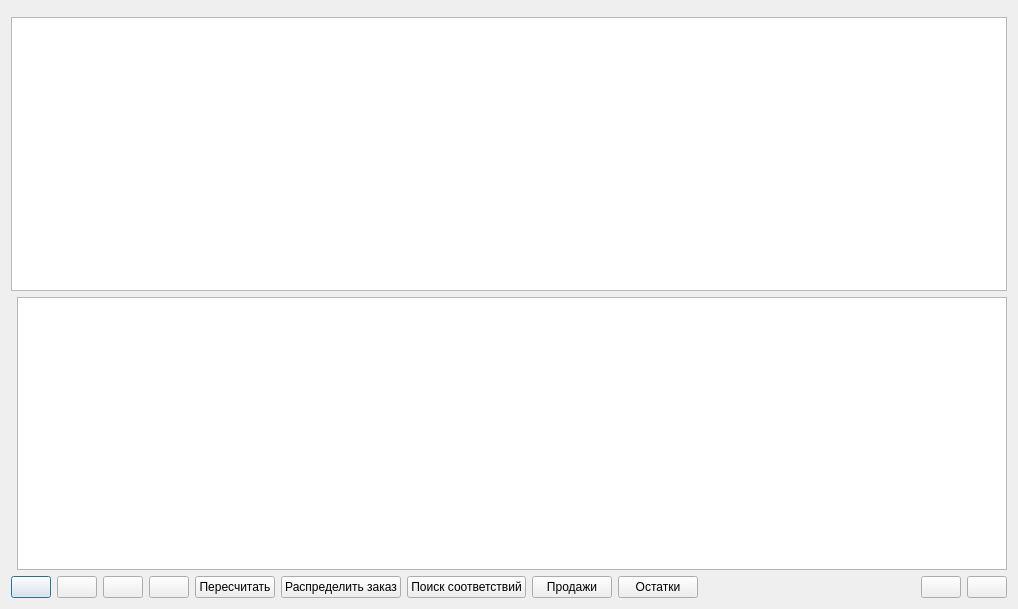
<?xml version="1.0" encoding="UTF-8"?>
<ui version="4.0">
 <class>dialog</class>
 <widget class="Dialog" name="dialog">
  <property name="geometry">
   <rect>
    <x>0</x>
    <y>0</y>
    <width>1018</width>
    <height>609</height>
   </rect>
  </property>
  <property name="name" stdset="0">
   <string>vw_прайс</string>
  </property>
  <property name="caption" stdset="0">
   <string>Все прайсы с ценами для поставки по заказу</string>
  </property>
  <layout class="QVBoxLayout" name="vbxLayout">
   <item>
    <layout class="QHBoxLayout">
     <item>
      <widget class="SearchParameters" name="searchParameters">
       <property name="sizePolicy">
        <sizepolicy hsizetype="Preferred" vsizetype="Preferred">
         <horstretch>0</horstretch>
         <verstretch>0</verstretch>
        </sizepolicy>
       </property>
      </widget>
     </item>
    </layout>
   </item>
   <item>
    <layout class="QVBoxLayout" name="tableLayout">
     <item>
      <widget class="TableView" name="tableView">
       <property name="geometry">
        <rect>
         <x>0</x>
         <y>0</y>
         <width>640</width>
         <height>480</height>
        </rect>
       </property>
      </widget>
     </item>
    </layout>
   </item>
   <item>
    <layout class="QHBoxLayout" name="horizontalLayout">
     <item>
      <widget class="Picture" name="picture"/>
     </item>
     <item>
      <widget class="TableView" name="salesTableView">
       <property name="geometry">
        <rect>
         <x>0</x>
         <y>0</y>
         <width>640</width>
         <height>480</height>
        </rect>
       </property>
      </widget>
     </item>
    </layout>
   </item>
   <item>
    <layout class="QHBoxLayout" name="cmdButtonLayout">
     <item>
      <widget class="QPushButton" name="buttonAdd">
       <property name="text">
        <string/>
       </property>
       <property name="icon">
        <iconset>
         <normaloff>:buttonAdd</normaloff>
         <normalon>:buttonAdd</normalon>
         <activeoff>:buttonAdd</activeoff>
         <activeon>:buttonAdd</activeon>
         <selectedoff>:buttonAdd</selectedoff>
         <selectedon>:buttonAdd</selectedon>:buttonAdd</iconset>
       </property>
      </widget>
     </item>
     <item>
      <widget class="QPushButton" name="buttonDelete">
       <property name="text">
        <string/>
       </property>
       <property name="icon">
        <iconset>
         <normaloff>:buttonDelete</normaloff>
         <normalon>:buttonDelete</normalon>
         <activeoff>:buttonDelete</activeoff>
         <activeon>:buttonDelete</activeon>
         <selectedoff>:buttonDelete</selectedoff>
         <selectedon>:buttonDelete</selectedon>:buttonDelete</iconset>
       </property>
      </widget>
     </item>
     <item>
      <widget class="QPushButton" name="buttonRequery">
       <property name="text">
        <string/>
       </property>
       <property name="icon">
        <iconset>
         <normaloff>:buttonRequery</normaloff>
         <normalon>:buttonRequery</normalon>
         <activeoff>:buttonRequery</activeoff>
         <activeon>:buttonRequery</activeon>
         <selectedoff>:buttonRequery</selectedoff>
         <selectedon>:buttonRequery</selectedon>:buttonRequery</iconset>
       </property>
      </widget>
     </item>
     <item>
      <widget class="QPushButton" name="buttonPrint">
       <property name="enabled">
        <bool>true</bool>
       </property>
       <property name="text">
        <string/>
       </property>
       <property name="icon">
        <iconset>
         <normaloff>:buttonPrint</normaloff>
         <normalon>:buttonPrint</normalon>
         <activeoff>:buttonPrint</activeoff>
         <activeon>:buttonPrint</activeon>
         <selectedoff>:buttonPrint</selectedoff>
         <selectedon>:buttonPrint</selectedon>:buttonPrint</iconset>
       </property>
      </widget>
     </item>
     <item>
      <widget class="QPushButton" name="buttonCalc">
       <property name="text">
        <string>Пересчитать</string>
       </property>
      </widget>
     </item>
     <item>
      <widget class="QPushButton" name="buttonZakaz">
       <property name="text">
        <string>Распределить заказ</string>
       </property>
       <property name="iconSize">
        <size>
         <width>0</width>
         <height>0</height>
        </size>
       </property>
      </widget>
     </item>
     <item>
      <widget class="QPushButton" name="buttonSearch">
       <property name="text">
        <string>Поиск соответствий</string>
       </property>
      </widget>
     </item>
     <item>
      <widget class="QPushButton" name="buttonViewSales">
       <property name="text">
        <string>Продажи</string>
       </property>
      </widget>
     </item>
     <item>
      <widget class="QPushButton" name="buttonViewOst">
       <property name="text">
        <string>Остатки</string>
       </property>
      </widget>
     </item>
     <item>
      <spacer name="horizontalSpacer">
       <property name="orientation">
        <enum>Qt::Horizontal</enum>
       </property>
       <property name="sizeHint" stdset="0">
        <size>
         <width>40</width>
         <height>20</height>
        </size>
       </property>
      </spacer>
     </item>
     <item>
      <widget class="QPushButton" name="buttonOk">
       <property name="text">
        <string/>
       </property>
       <property name="icon">
        <iconset>
         <normaloff>:buttonOk</normaloff>
         <normalon>:buttonOk</normalon>
         <activeoff>:buttonOk</activeoff>
         <activeon>:buttonOk</activeon>
         <selectedoff>:buttonOk</selectedoff>
         <selectedon>:buttonOk</selectedon>:buttonOk</iconset>
       </property>
      </widget>
     </item>
     <item>
      <widget class="QPushButton" name="buttonCancel">
       <property name="text">
        <string/>
       </property>
       <property name="icon">
        <iconset>
         <normaloff>:buttonCancel</normaloff>
         <normalon>:buttonCancel</normalon>
         <activeoff>:buttonCancel</activeoff>
         <activeon>:buttonCancel</activeon>
         <selectedoff>:buttonCancel</selectedoff>
         <selectedon>:buttonCancel</selectedon>:buttonCancel</iconset>
       </property>
      </widget>
     </item>
    </layout>
   </item>
  </layout>
 </widget>
 <customwidgets>
  <customwidget>
   <class>Dialog</class>
   <extends>QDialog</extends>
   <header>dialog.h</header>
   <container>1</container>
  </customwidget>
  <customwidget>
   <class>Picture</class>
   <extends>QFrame</extends>
   <header>picture.h</header>
   <container>1</container>
  </customwidget>
  <customwidget>
   <class>TableView</class>
   <extends>QTableView</extends>
   <header>tableview.h</header>
   <container>1</container>
  </customwidget>
  <customwidget>
   <class>SearchParameters</class>
   <extends>QFrame</extends>
   <header>searchparameters.h</header>
   <container>1</container>
  </customwidget>
 </customwidgets>
 <resources>
  <include location="../../../resources.qrc"/>
 </resources>
 <connections/>
</ui>
